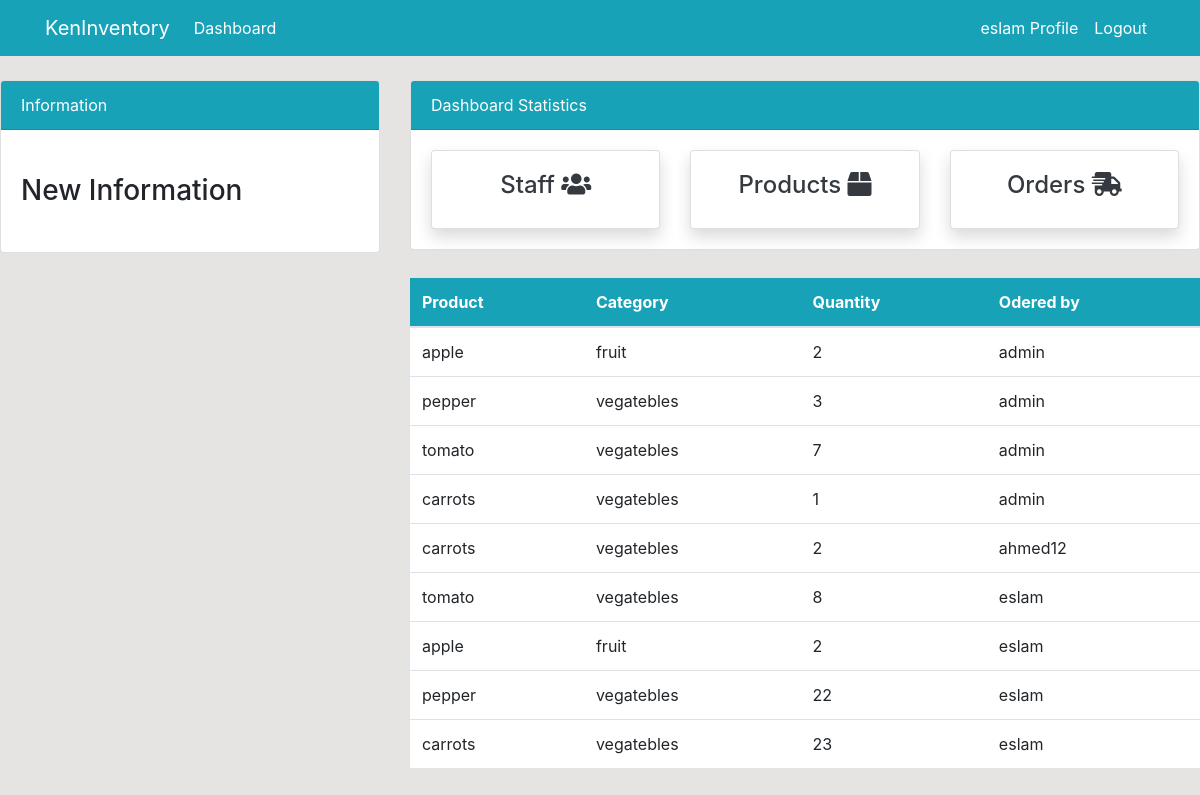
Page /order/ (signed in) on the committed database.
### dashboard/models.py (models this page shows, shortened)
class Order(models.Model):
    name = models.ForeignKey(Product, on_delete=models.CASCADE, null=True)
    customer = models.ForeignKey(User, on_delete=models.CASCADE, null=True)
    order_quantity = models.PositiveIntegerField(null=True)

class Product(models.Model):
    name = models.CharField(max_length=100, null=True)
    quantity = models.PositiveIntegerField(null=True)
    category = models.ForeignKey(
        Category,  related_name="categoryProduct", on_delete=models.CASCADE)
    def __str__(self):
        return f'{self.name}'

class Category(models.Model):
    title = models.CharField(max_length=50)
    slug = models.SlugField(null=False, unique=True, allow_unicode=True)
    create_at = models.DateTimeField(auto_now_add=True)
    update_at = models.DateTimeField(auto_now=True)
    def __str__(self):
        return self.title

### dashboard/views.py (the view)
# urls.py: path('order/', views.order, name='dashboard-order'),
@login_required(login_url='user-login')
def order(request):
    order = Order.objects.all()
    context = {
        'order': order,
    }
    return render(request, 'dashboard/order.html', context)

### templates/dashboard/order.html (shortened to what this page needs)
{% extends 'partials/base.html' %}
{% block content %}
{% include 'partials/topside.html' %}
<div class="row my-4">
    <div class="col-md-4"></div>
    <div class="col-md-8">
        <table class="table bg-white">
            <thead class="bg-info text-white">
                <tr>
                    <th scope="col">Product</th>
                    <th scope="col">Category</th>
                    <th scope="col">Quantity</th>
                    <th scope="col">Odered by</th>
                </tr>
            </thead>
            <tbody>
                {% for order in order %}
                <tr>
                    <td>{{ order.name }}</td>
                    <td>{{ order.name.category }}</td>
                    <td>{{ order.order_quantity }}</td>
                    <td>{{ order.customer.username }}</td>
                </tr>
                {% endfor %}
            </tbody>
        </table>
    </div>
</div>
{% endblock %}

### templates/partials/nav.html (shortened to what this page needs)
<nav class="navbar navbar-expand-lg navbar-info bg-info">
    <div class="container">
        {% if user.is_authenticated %}
        <a class="navbar-brand text-white" href="{% url 'dashboard-index' %}">KenInventory</a>
        <div class="collapse navbar-collapse" id="navbarSupportedContent">
            <ul class="navbar-nav mr-auto">
                <li class="nav-item active">
                    <a class="nav-link text-white" href="{% url 'dashboard-index' %}">Dashboard </a>
                </li>
            </ul>
            <ul class="navbar-nav ml-auto">
                <li class="nav-item active">
                    <a class="nav-link text-white" href="{% url 'user-profile' %}">{{ user.username }} Profile
                        <span class="sr-only">(current)</span></a>
                </li>
                <li class="nav-item">
                    <a class="nav-link text-white" href="{% url 'user-logout' %}">Logout</a>
                </li>
            </ul>
            {% endif %}
        </div>
    </div>
</nav>

### project/static/css/style.css (style rules this page uses)
body { background: rgb(230, 227, 227); }

### rows in the picture
Order: name "apple", name.category "fruit", order_quantity "2", customer.username "admin"
Order: name "pepper", name.category "vegatebles", order_quantity "3", customer.username "admin"
Order: name "tomato", name.category "vegatebles", order_quantity "7", customer.username "admin"
Order: name "carrots", name.category "vegatebles", order_quantity "1", customer.username "admin"
Order: name "carrots", name.category "vegatebles", order_quantity "2", customer.username "ahmed12"
Order: name "tomato", name.category "vegatebles", order_quantity "8", customer.username "eslam"
Order: name "apple", name.category "fruit", order_quantity "2", customer.username "eslam"
Order: name "pepper", name.category "vegatebles", order_quantity "22", customer.username "eslam"
Order: name "carrots", name.category "vegatebles", order_quantity "23", customer.username "eslam"

### other values in the picture
{{ user.username }} "eslam"
